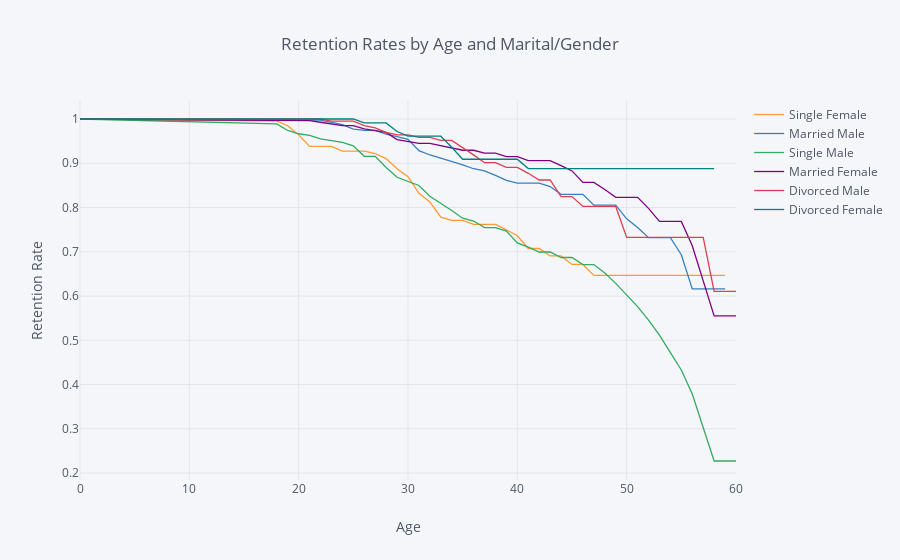

The notebook cell saved with this chart:
### Markdown cell above
## 6. Now that we have looked at the retention rates by gender and marital status individually, let's look at them together. 

Create a new field in the data set that concatenates marital status and gender, and then generate and plot a survival curve that shows the retention by this new field over the age of the employee.

### Code cell
data['MaritalGender']=data['MaritalStatus']+' '+ data['Gender']

rates6 = survival(data, 'MaritalGender', 'Age', 'Attrition')

rates6.iplot(kind='line', xTitle='Age', yTitle='Retention Rate',
            title='Retention Rates by Age and Marital/Gender')

### Figure 1 — Plotly figure (JSON) as saved in the notebook; plotly's stock layout.template omitted (floating-point values rounded to 4 significant figures)
{"data": [{"line": {"color": "rgba(255, 153, 51, 1.0)", "dash": "solid", "shape": "linear", "width": 1.3}, "mode": "lines", "name": "Single Female", "text": "", "type": "scatter", "uid": "02770e9e-849b-4636-a978-c5d0a2d79d06", "x": [0, 18, 19, 20, 21, 22, 23, 24, 25, 26, 27, 28, 29, 30, 31, 32, 33, 34, 35, 36, 37, 38, 39, 40, 41, 42, 43, 44, 45, 46, 47, 48, 49, 50, 51, 52, 53, 54, 55, 56, 57, 58, 59, 60], "y": [1, 0.995, 0.9848, 0.9641, 0.9381, 0.9381, 0.9381, 0.9275, 0.9275, 0.9275, 0.922, 0.9106, 0.8874, 0.8697, 0.8322, 0.8125, 0.7781, 0.7709, 0.7709, 0.7619, 0.7619, 0.7619, 0.7497, 0.7363, 0.7074, 0.7074, 0.6906, 0.6906, 0.6714, 0.6714, 0.6465, 0.6465, 0.6465, 0.6465, 0.6465, 0.6465, 0.6465, 0.6465, 0.6465, 0.6465, 0.6465, 0.6465, 0.6465, ""]}, {"line": {"color": "rgba(55, 128, 191, 1.0)", "dash": "solid", "shape": "linear", "width": 1.3}, "mode": "lines", "name": "Married Male", "text": "", "type": "scatter", "uid": "96f86878-1415-4d52-ad7e-1d0a653fef45", "x": [0, 18, 19, 20, 21, 22, 23, 24, 25, 26, 27, 28, 29, 30, 31, 32, 33, 34, 35, 36, 37, 38, 39, 40, 41, 42, 43, 44, 45, 46, 47, 48, 49, 50, 51, 52, 53, 54, 55, 56, 57, 58, 59, 60], "y": [1, 0.9988, 0.9988, 0.9988, 0.9988, 0.9975, 0.9925, 0.9874, 0.977, 0.9743, 0.9743, 0.9659, 0.96, 0.954, 0.9286, 0.9187, 0.9116, 0.9043, 0.8964, 0.8876, 0.8828, 0.8726, 0.8614, 0.8553, 0.8553, 0.8553, 0.8473, 0.8299, 0.8299, 0.8299, 0.8055, 0.8055, 0.8055, 0.7745, 0.7546, 0.7318, 0.7318, 0.7318, 0.6932, 0.6162, 0.6162, 0.6162, 0.6162, ""]}, {"line": {"color": "rgba(50, 171, 96, 1.0)", "dash": "solid", "shape": "linear", "width": 1.3}, "mode": "lines", "name": "Single Male", "text": "", "type": "scatter", "uid": "de8cacec-5f42-42e1-912d-ec3e058d97f2", "x": [0, 18, 19, 20, 21, 22, 23, 24, 25, 26, 27, 28, 29, 30, 31, 32, 33, 34, 35, 36, 37, 38, 39, 40, 41, 42, 43, 44, 45, 46, 47, 48, 49, 50, 51, 52, 53, 54, 55, 56, 57, 58, 59, 60], "y": [1, 0.9889, 0.9741, 0.9667, 0.9629, 0.9552, 0.9513, 0.9474, 0.9395, 0.9156, 0.9156, 0.8903, 0.8684, 0.8592, 0.8497, 0.8254, 0.8099, 0.7935, 0.776, 0.7694, 0.7548, 0.7548, 0.7466, 0.7199, 0.7103, 0.6995, 0.6995, 0.6871, 0.6871, 0.6711, 0.6711, 0.6519, 0.6286, 0.6035, 0.576, 0.5457, 0.5116, 0.4723, 0.4329, 0.3788, 0.303, 0.2273, 0.2273, 0.2273]}, {"line": {"color": "rgba(128, 0, 128, 1.0)", "dash": "solid", "shape": "linear", "width": 1.3}, "mode": "lines", "name": "Married Female", "text": "", "type": "scatter", "uid": "550e7ba6-9024-4349-9f12-4281b6173470", "x": [0, 18, 19, 20, 21, 22, 23, 24, 25, 26, 27, 28, 29, 30, 31, 32, 33, 34, 35, 36, 37, 38, 39, 40, 41, 42, 43, 44, 45, 46, 47, 48, 49, 50, 51, 52, 53, 54, 55, 56, 57, 58, 59, 60], "y": [1, 0.9963, 0.9963, 0.9963, 0.9963, 0.9926, 0.9889, 0.9852, 0.9852, 0.9777, 0.9738, 0.9698, 0.9535, 0.9493, 0.9449, 0.9449, 0.94, 0.9349, 0.9294, 0.9294, 0.9228, 0.9228, 0.9151, 0.9151, 0.9058, 0.9058, 0.9058, 0.8946, 0.8827, 0.8568, 0.8568, 0.8406, 0.8231, 0.8231, 0.8231, 0.7981, 0.7686, 0.7686, 0.7686, 0.7137, 0.6344, 0.5551, 0.5551, 0.5551]}, {"line": {"color": "rgba(219, 64, 82, 1.0)", "dash": "solid", "shape": "linear", "width": 1.3}, "mode": "lines", "name": "Divorced Male", "text": "", "type": "scatter", "uid": "5a1157f0-9f0e-4c30-8cde-aa27efd08fd0", "x": [0, 18, 19, 20, 21, 22, 23, 24, 25, 26, 27, 28, 29, 30, 31, 32, 33, 34, 35, 36, 37, 38, 39, 40, 41, 42, 43, 44, 45, 46, 47, 48, 49, 50, 51, 52, 53, 54, 55, 56, 57, 58, 59, 60], "y": [1, 1, 1, 1, 1, 1, 0.9952, 0.9952, 0.9952, 0.9852, 0.9802, 0.9697, 0.9643, 0.9643, 0.9583, 0.9583, 0.9515, 0.9515, 0.9357, 0.919, 0.9013, 0.9013, 0.8906, 0.8906, 0.8773, 0.8621, 0.8621, 0.8247, 0.8247, 0.8024, 0.8024, 0.8024, 0.8024, 0.7326, 0.7326, 0.7326, 0.7326, 0.7326, 0.7326, 0.7326, 0.7326, 0.6105, 0.6105, 0.6105]}, {"line": {"color": "rgba(0, 128, 128, 1.0)", "dash": "solid", "shape": "linear", "width": 1.3}, "mode": "lines", "name": "Divorced Female", "text": "", "type": "scatter", "uid": "a4e1f956-7de8-40ef-bb27-62d7d48a11bd", "x": [0, 18, 19, 20, 21, 22, 23, 24, 25, 26, 27, 28, 29, 30, 31, 32, 33, 34, 35, 36, 37, 38, 39, 40, 41, 42, 43, 44, 45, 46, 47, 48, 49, 50, 51, 52, 53, 54, 55, 56, 57, 58, 59, 60], "y": [1, 1, 1, 1, 1, 1, 1, 1, 1, 0.9912, 0.9912, 0.9912, 0.9717, 0.9612, 0.9612, 0.9612, 0.9612, 0.9362, 0.9091, 0.9091, 0.9091, 0.9091, 0.9091, 0.9091, 0.8879, 0.8879, 0.8879, 0.8879, 0.8879, 0.8879, 0.8879, 0.8879, 0.8879, 0.8879, 0.8879, 0.8879, 0.8879, 0.8879, 0.8879, 0.8879, 0.8879, 0.8879, "", ""]}], "layout": {"legend": {"bgcolor": "#F5F6F9", "font": {"color": "#4D5663"}}, "paper_bgcolor": "#F5F6F9", "plot_bgcolor": "#F5F6F9", "title": {"font": {"color": "#4D5663"}, "text": "Retention Rates by Age and Marital/Gender"}, "xaxis": {"gridcolor": "#E1E5ED", "showgrid": true, "tickfont": {"color": "#4D5663"}, "title": {"font": {"color": "#4D5663"}, "text": "Age"}, "zerolinecolor": "#E1E5ED"}, "yaxis": {"gridcolor": "#E1E5ED", "showgrid": true, "tickfont": {"color": "#4D5663"}, "title": {"font": {"color": "#4D5663"}, "text": "Retention Rate"}, "zerolinecolor": "#E1E5ED"}}}
